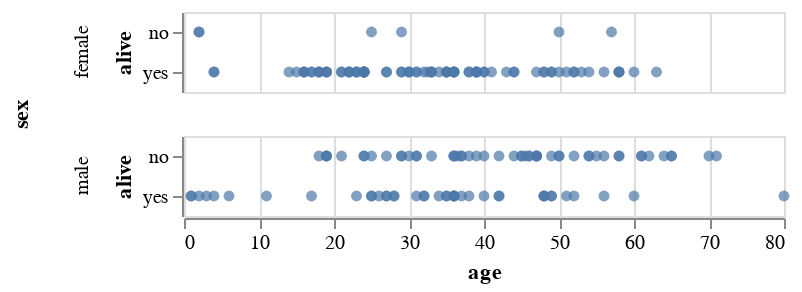

The notebook cell saved with this chart:
### Markdown cell above
Create an Altair visualization that shows the same information as this groupby:

### Code cell
alt.Chart(titanic).mark_circle().encode(
    alt.X('age'),
    alt.Y('alive'),
    alt.Row('sex')
)

### Figure 1 — Vega-Lite specification as saved in the notebook (floating-point values rounded to 4 significant figures; data arrays with more than 128 entries replaced by an {"elided": "..."} marker saying what was removed)
{"$schema": "https://vega.github.io/schema/vega-lite/v1.2.1.json", "data": {"values": {"elided": "182 records"}}, "encoding": {"row": {"field": "sex", "type": "nominal"}, "x": {"field": "age", "type": "quantitative"}, "y": {"field": "alive", "type": "nominal"}}, "mark": "circle"}
